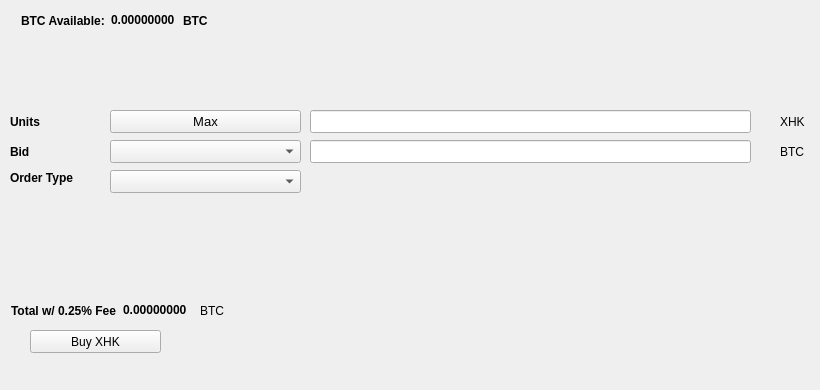
   <widget class="QWidget" name="BuyTab">
    <attribute name="title">
     <string>Buy</string>
    </attribute>
    <widget class="QPushButton" name="BuyXHK">
     <property name="geometry">
      <rect>
       <x>30</x>
       <y>330</y>
       <width>131</width>
       <height>23</height>
      </rect>
     </property>
     <property name="text">
      <string>Buy XHK</string>
     </property>
     <property name="icon">
      <iconset resource="../hostinkey.qrc">
       <normaloff>:/icons/bitcoin</normaloff>:/icons/bitcoin</iconset>
     </property>
    </widget>
    <widget class="QLabel" name="label_3">
     <property name="geometry">
      <rect>
       <x>10</x>
       <y>110</y>
       <width>46</width>
       <height>23</height>
      </rect>
     </property>
     <property name="font">
      <font>
       <weight>75</weight>
       <bold>true</bold>
      </font>
     </property>
     <property name="text">
      <string>Units</string>
     </property>
    </widget>
    <widget class="QLineEdit" name="UnitsInput">
     <property name="geometry">
      <rect>
       <x>310</x>
       <y>110</y>
       <width>441</width>
       <height>23</height>
      </rect>
     </property>
     <property name="font">
      <font>
       <pointsize>9</pointsize>
       <weight>75</weight>
       <bold>true</bold>
      </font>
     </property>
    </widget>
    <widget class="QLineEdit" name="BuyBidPriceEdit">
     <property name="geometry">
      <rect>
       <x>310</x>
       <y>140</y>
       <width>441</width>
       <height>23</height>
      </rect>
     </property>
     <property name="font">
      <font>
       <pointsize>9</pointsize>
       <weight>75</weight>
       <bold>true</bold>
      </font>
     </property>
    </widget>
    <widget class="QLabel" name="label_4">
     <property name="geometry">
      <rect>
       <x>780</x>
       <y>110</y>
       <width>31</width>
       <height>23</height>
      </rect>
     </property>
     <property name="text">
      <string>XHK</string>
     </property>
    </widget>
    <widget class="QLabel" name="label_5">
     <property name="geometry">
      <rect>
       <x>780</x>
       <y>140</y>
       <width>31</width>
       <height>23</height>
      </rect>
     </property>
     <property name="text">
      <string>BTC</string>
     </property>
    </widget>
    <widget class="QLabel" name="label_6">
     <property name="geometry">
      <rect>
       <x>10</x>
       <y>140</y>
       <width>46</width>
       <height>23</height>
      </rect>
     </property>
     <property name="font">
      <font>
       <weight>75</weight>
       <bold>true</bold>
      </font>
     </property>
     <property name="text">
      <string>Bid</string>
     </property>
    </widget>
    <widget class="QLabel" name="label_7">
     <property name="geometry">
      <rect>
       <x>10</x>
       <y>170</y>
       <width>91</width>
       <height>16</height>
      </rect>
     </property>
     <property name="font">
      <font>
       <weight>75</weight>
       <bold>true</bold>
      </font>
     </property>
     <property name="text">
      <string>Order Type</string>
     </property>
    </widget>
    <widget class="QPushButton" name="Buy_Max_Amount">
     <property name="geometry">
      <rect>
       <x>110</x>
       <y>110</y>
       <width>191</width>
       <height>23</height>
      </rect>
     </property>
     <property name="font">
      <font>
       <pointsize>10</pointsize>
      </font>
     </property>
     <property name="text">
      <string>Max</string>
     </property>
    </widget>
    <widget class="QComboBox" name="BuyBidcomboBox">
     <property name="geometry">
      <rect>
       <x>110</x>
       <y>140</y>
       <width>191</width>
       <height>23</height>
      </rect>
     </property>
     <property name="font">
      <font>
       <pointsize>10</pointsize>
      </font>
     </property>
    </widget>
    <widget class="QComboBox" name="buyOrdertypeCombo">
     <property name="geometry">
      <rect>
       <x>110</x>
       <y>170</y>
       <width>191</width>
       <height>23</height>
      </rect>
     </property>
     <property name="font">
      <font>
       <pointsize>10</pointsize>
      </font>
     </property>
    </widget>
    <widget class="QWidget" name="layoutWidget1">
     <property name="geometry">
      <rect>
       <x>21</x>
       <y>11</y>
       <width>227</width>
       <height>19</height>
      </rect>
     </property>
     <layout class="QHBoxLayout" name="horizontalLayout_3">
      <item>
       <widget class="QLabel" name="label232">
        <property name="font">
         <font>
          <weight>75</weight>
          <bold>true</bold>
         </font>
        </property>
        <property name="text">
         <string>BTC Available:</string>
        </property>
       </widget>
      </item>
      <item>
       <widget class="QLabel" name="BtcAvailableLbl">
        <property name="palette">
         <palette>
          <active>
           <colorrole role="WindowText">
            <brush brushstyle="SolidPattern">
             <color alpha="255">
              <red>0</red>
              <green>0</green>
              <blue>0</blue>
             </color>
            </brush>
           </colorrole>
           <colorrole role="Button">
            <brush brushstyle="SolidPattern">
             <color alpha="255">
              <red>0</red>
              <green>170</green>
              <blue>0</blue>
             </color>
            </brush>
           </colorrole>
           <colorrole role="Light">
            <brush brushstyle="SolidPattern">
             <color alpha="255">
              <red>0</red>
              <green>255</green>
              <blue>0</blue>
             </color>
            </brush>
           </colorrole>
           <colorrole role="Midlight">
            <brush brushstyle="SolidPattern">
             <color alpha="255">
              <red>0</red>
              <green>212</green>
              <blue>0</blue>
             </color>
            </brush>
           </colorrole>
           <colorrole role="Dark">
            <brush brushstyle="SolidPattern">
             <color alpha="255">
              <red>0</red>
              <green>85</green>
              <blue>0</blue>
             </color>
            </brush>
           </colorrole>
           <colorrole role="Mid">
            <brush brushstyle="SolidPattern">
             <color alpha="255">
              <red>0</red>
              <green>113</green>
              <blue>0</blue>
             </color>
            </brush>
           </colorrole>
           <colorrole role="Text">
            <brush brushstyle="SolidPattern">
             <color alpha="255">
              <red>0</red>
              <green>170</green>
              <blue>0</blue>
             </color>
            </brush>
           </colorrole>
           <colorrole role="BrightText">
            <brush brushstyle="SolidPattern">
             <color alpha="255">
              <red>255</red>
              <green>255</green>
              <blue>255</blue>
             </color>
            </brush>
           </colorrole>
           <colorrole role="ButtonText">
            <brush brushstyle="SolidPattern">
             <color alpha="255">
              <red>0</red>
              <green>0</green>
              <blue>0</blue>
             </color>
            </brush>
           </colorrole>
           <colorrole role="Base">
            <brush brushstyle="SolidPattern">
             <color alpha="255">
              <red>255</red>
              <green>255</green>
              <blue>255</blue>
             </color>
            </brush>
           </colorrole>
           <colorrole role="Window">
            <brush brushstyle="SolidPattern">
             <color alpha="255">
              <red>0</red>
              <green>170</green>
              <blue>0</blue>
             </color>
            </brush>
           </colorrole>
           <colorrole role="Shadow">
            <brush brushstyle="SolidPattern">
             <color alpha="255">
              <red>0</red>
              <green>0</green>
              <blue>0</blue>
             </color>
            </brush>
           </colorrole>
           <colorrole role="AlternateBase">
            <brush brushstyle="SolidPattern">
             <color alpha="255">
              <red>127</red>
              <green>212</green>
              <blue>127</blue>
             </color>
            </brush>
           </colorrole>
           <colorrole role="ToolTipBase">
            <brush brushstyle="SolidPattern">
             <color alpha="255">
              <red>255</red>
              <green>255</green>
              <blue>220</blue>
             </color>
            </brush>
           </colorrole>
           <colorrole role="ToolTipText">
            <brush brushstyle="SolidPattern">
             <color alpha="255">
              <red>0</red>
              <green>0</green>
              <blue>0</blue>
             </color>
            </brush>
           </colorrole>
          </active>
          <inactive>
           <colorrole role="WindowText">
            <brush brushstyle="SolidPattern">
             <color alpha="255">
              <red>0</red>
              <green>0</green>
              <blue>0</blue>
             </color>
            </brush>
           </colorrole>
           <colorrole role="Button">
            <brush brushstyle="SolidPattern">
             <color alpha="255">
              <red>0</red>
              <green>170</green>
              <blue>0</blue>
             </color>
            </brush>
           </colorrole>
           <colorrole role="Light">
            <brush brushstyle="SolidPattern">
             <color alpha="255">
              <red>0</red>
              <green>255</green>
              <blue>0</blue>
             </color>
            </brush>
           </colorrole>
           <colorrole role="Midlight">
            <brush brushstyle="SolidPattern">
             <color alpha="255">
              <red>0</red>
              <green>212</green>
              <blue>0</blue>
             </color>
            </brush>
           </colorrole>
           <colorrole role="Dark">
            <brush brushstyle="SolidPattern">
             <color alpha="255">
              <red>0</red>
              <green>85</green>
              <blue>0</blue>
             </color>
            </brush>
           </colorrole>
           <colorrole role="Mid">
            <brush brushstyle="SolidPattern">
             <color alpha="255">
              <red>0</red>
              <green>113</green>
              <blue>0</blue>
             </color>
            </brush>
           </colorrole>
           <colorrole role="Text">
            <brush brushstyle="SolidPattern">
             <color alpha="255">
              <red>0</red>
              <green>170</green>
              <blue>0</blue>
             </color>
            </brush>
           </colorrole>
           <colorrole role="BrightText">
            <brush brushstyle="SolidPattern">
             <color alpha="255">
              <red>255</red>
              <green>255</green>
              <blue>255</blue>
             </color>
            </brush>
           </colorrole>
           <colorrole role="ButtonText">
            <brush brushstyle="SolidPattern">
             <color alpha="255">
              <red>0</red>
              <green>0</green>
              <blue>0</blue>
             </color>
            </brush>
           </colorrole>
           <colorrole role="Base">
            <brush brushstyle="SolidPattern">
             <color alpha="255">
              <red>255</red>
              <green>255</green>
              <blue>255</blue>
             </color>
            </brush>
           </colorrole>
           <colorrole role="Window">
            <brush brushstyle="SolidPattern">
             <color alpha="255">
              <red>0</red>
              <green>170</green>
              <blue>0</blue>
             </color>
            </brush>
           </colorrole>
           <colorrole role="Shadow">
            <brush brushstyle="SolidPattern">
             <color alpha="255">
              <red>0</red>
              <green>0</green>
              <blue>0</blue>
             </color>
            </brush>
           </colorrole>
           <colorrole role="AlternateBase">
            <brush brushstyle="SolidPattern">
             <color alpha="255">
              <red>127</red>
              <green>212</green>
              <blue>127</blue>
             </color>
            </brush>
           </colorrole>
           <colorrole role="ToolTipBase">
            <brush brushstyle="SolidPattern">
             <color alpha="255">
              <red>255</red>
              <green>255</green>
              <blue>220</blue>
             </color>
            </brush>
           </colorrole>
           <colorrole role="ToolTipText">
            <brush brushstyle="SolidPattern">
             <color alpha="255">
              <red>0</red>
              <green>0</green>
              <blue>0</blue>
             </color>
            </brush>
           </colorrole>
          </inactive>
          <disabled>
           <colorrole role="WindowText">
            <brush brushstyle="SolidPattern">
             <color alpha="255">
              <red>0</red>
              <green>85</green>
              <blue>0</blue>
             </color>
            </brush>
           </colorrole>
           <colorrole role="Button">
            <brush brushstyle="SolidPattern">
             <color alpha="255">
              <red>0</red>
              <green>170</green>
              <blue>0</blue>
             </color>
            </brush>
           </colorrole>
           <colorrole role="Light">
            <brush brushstyle="SolidPattern">
             <color alpha="255">
              <red>0</red>
              <green>255</green>
              <blue>0</blue>
             </color>
            </brush>
           </colorrole>
           <colorrole role="Midlight">
            <brush brushstyle="SolidPattern">
             <color alpha="255">
              <red>0</red>
              <green>212</green>
              <blue>0</blue>
             </color>
            </brush>
           </colorrole>
           <colorrole role="Dark">
            <brush brushstyle="SolidPattern">
             <color alpha="255">
              <red>0</red>
              <green>85</green>
              <blue>0</blue>
             </color>
            </brush>
           </colorrole>
           <colorrole role="Mid">
            <brush brushstyle="SolidPattern">
             <color alpha="255">
              <red>0</red>
              <green>113</green>
              <blue>0</blue>
             </color>
            </brush>
           </colorrole>
           <colorrole role="Text">
            <brush brushstyle="SolidPattern">
             <color alpha="255">
              <red>0</red>
              <green>85</green>
              <blue>0</blue>
             </color>
            </brush>
           </colorrole>
           <colorrole role="BrightText">
            <brush brushstyle="SolidPattern">
             <color alpha="255">
              <red>255</red>
              <green>255</green>
              <blue>255</blue>
             </color>
            </brush>
           </colorrole>
           <colorrole role="ButtonText">
            <brush brushstyle="SolidPattern">
             <color alpha="255">
              <red>0</red>
              <green>85</green>
              <blue>0</blue>
             </color>
            </brush>
           </colorrole>
           <colorrole role="Base">
            <brush brushstyle="SolidPattern">
             <color alpha="255">
              <red>0</red>
              <green>170</green>
              <blue>0</blue>
             </color>
            </brush>
           </colorrole>
           <colorrole role="Window">
            <brush brushstyle="SolidPattern">
             <color alpha="255">
              <red>0</red>
              <green>170</green>
              <blue>0</blue>
             </color>
            </brush>
           </colorrole>
           <colorrole role="Shadow">
            <brush brushstyle="SolidPattern">
             <color alpha="255">
              <red>0</red>
              <green>0</green>
              <blue>0</blue>
             </color>
            </brush>
           </colorrole>
           <colorrole role="AlternateBase">
            <brush brushstyle="SolidPattern">
             <color alpha="255">
              <red>0</red>
              <green>170</green>
              <blue>0</blue>
             </color>
            </brush>
           </colorrole>
           <colorrole role="ToolTipBase">
            <brush brushstyle="SolidPattern">
             <color alpha="255">
              <red>255</red>
              <green>255</green>
              <blue>220</blue>
             </color>
            </brush>
           </colorrole>
           <colorrole role="ToolTipText">
            <brush brushstyle="SolidPattern">
             <color alpha="255">
              <red>0</red>
              <green>0</green>
              <blue>0</blue>
             </color>
            </brush>
           </colorrole>
          </disabled>
         </palette>
        </property>
        <property name="font">
         <font>
          <weight>75</weight>
          <bold>true</bold>
         </font>
        </property>
        <property name="text">
         <string>0.00000000</string>
        </property>
        <property name="textInteractionFlags">
         <set>Qt::LinksAccessibleByMouse|Qt::TextSelectableByKeyboard|Qt::TextSelectableByMouse</set>
        </property>
       </widget>
      </item>
      <item>
       <widget class="QLabel" name="BtcAvailableLbl_2">
        <property name="font">
         <font>
          <weight>75</weight>
          <bold>true</bold>
         </font>
        </property>
        <property name="text">
         <string>BTC</string>
        </property>
       </widget>
      </item>
     </layout>
    </widget>
    <widget class="QWidget" name="layoutWidge2">
     <property name="geometry">
      <rect>
       <x>11</x>
       <y>301</y>
       <width>259</width>
       <height>19</height>
      </rect>
     </property>
     <layout class="QHBoxLayout" name="horizontalLayout_4">
      <item>
       <widget class="QLabel" name="label_9">
        <property name="font">
         <font>
          <weight>75</weight>
          <bold>true</bold>
         </font>
        </property>
        <property name="text">
         <string>Total w/ 0.25% Fee</string>
        </property>
       </widget>
      </item>
      <item>
       <widget class="QLabel" name="BuyCostLabel">
        <property name="palette">
         <palette>
          <active>
           <colorrole role="WindowText">
            <brush brushstyle="SolidPattern">
             <color alpha="255">
              <red>0</red>
              <green>0</green>
              <blue>0</blue>
             </color>
            </brush>
           </colorrole>
           <colorrole role="Button">
            <brush brushstyle="SolidPattern">
             <color alpha="255">
              <red>0</red>
              <green>170</green>
              <blue>0</blue>
             </color>
            </brush>
           </colorrole>
           <colorrole role="Light">
            <brush brushstyle="SolidPattern">
             <color alpha="255">
              <red>0</red>
              <green>255</green>
              <blue>0</blue>
             </color>
            </brush>
           </colorrole>
           <colorrole role="Midlight">
            <brush brushstyle="SolidPattern">
             <color alpha="255">
              <red>0</red>
              <green>212</green>
              <blue>0</blue>
             </color>
            </brush>
           </colorrole>
           <colorrole role="Dark">
            <brush brushstyle="SolidPattern">
             <color alpha="255">
              <red>0</red>
              <green>85</green>
              <blue>0</blue>
             </color>
            </brush>
           </colorrole>
           <colorrole role="Mid">
            <brush brushstyle="SolidPattern">
             <color alpha="255">
              <red>0</red>
              <green>113</green>
              <blue>0</blue>
             </color>
            </brush>
           </colorrole>
           <colorrole role="Text">
            <brush brushstyle="SolidPattern">
             <color alpha="255">
              <red>0</red>
              <green>170</green>
              <blue>0</blue>
             </color>
            </brush>
           </colorrole>
           <colorrole role="BrightText">
            <brush brushstyle="SolidPattern">
             <color alpha="255">
              <red>255</red>
              <green>255</green>
              <blue>255</blue>
             </color>
            </brush>
           </colorrole>
           <colorrole role="ButtonText">
            <brush brushstyle="SolidPattern">
             <color alpha="255">
              <red>0</red>
              <green>0</green>
              <blue>0</blue>
             </color>
            </brush>
           </colorrole>
           <colorrole role="Base">
            <brush brushstyle="SolidPattern">
             <color alpha="255">
              <red>255</red>
              <green>255</green>
              <blue>255</blue>
             </color>
            </brush>
           </colorrole>
           <colorrole role="Window">
            <brush brushstyle="SolidPattern">
             <color alpha="255">
              <red>0</red>
              <green>170</green>
              <blue>0</blue>
             </color>
            </brush>
           </colorrole>
           <colorrole role="Shadow">
            <brush brushstyle="SolidPattern">
             <color alpha="255">
              <red>0</red>
              <green>0</green>
              <blue>0</blue>
             </color>
            </brush>
           </colorrole>
           <colorrole role="AlternateBase">
            <brush brushstyle="SolidPattern">
             <color alpha="255">
              <red>127</red>
              <green>212</green>
              <blue>127</blue>
             </color>
            </brush>
           </colorrole>
           <colorrole role="ToolTipBase">
            <brush brushstyle="SolidPattern">
             <color alpha="255">
              <red>255</red>
              <green>255</green>
              <blue>220</blue>
             </color>
            </brush>
           </colorrole>
           <colorrole role="ToolTipText">
            <brush brushstyle="SolidPattern">
             <color alpha="255">
              <red>0</red>
              <green>0</green>
              <blue>0</blue>
             </color>
            </brush>
           </colorrole>
          </active>
          <inactive>
           <colorrole role="WindowText">
            <brush brushstyle="SolidPattern">
             <color alpha="255">
              <red>0</red>
              <green>0</green>
              <blue>0</blue>
             </color>
            </brush>
           </colorrole>
           <colorrole role="Button">
            <brush brushstyle="SolidPattern">
             <color alpha="255">
              <red>0</red>
              <green>170</green>
              <blue>0</blue>
             </color>
            </brush>
           </colorrole>
           <colorrole role="Light">
            <brush brushstyle="SolidPattern">
             <color alpha="255">
              <red>0</red>
              <green>255</green>
              <blue>0</blue>
             </color>
            </brush>
           </colorrole>
           <colorrole role="Midlight">
            <brush brushstyle="SolidPattern">
             <color alpha="255">
              <red>0</red>
              <green>212</green>
              <blue>0</blue>
             </color>
            </brush>
           </colorrole>
           <colorrole role="Dark">
            <brush brushstyle="SolidPattern">
             <color alpha="255">
              <red>0</red>
              <green>85</green>
              <blue>0</blue>
             </color>
            </brush>
           </colorrole>
           <colorrole role="Mid">
            <brush brushstyle="SolidPattern">
             <color alpha="255">
              <red>0</red>
              <green>113</green>
              <blue>0</blue>
             </color>
            </brush>
           </colorrole>
           <colorrole role="Text">
            <brush brushstyle="SolidPattern">
             <color alpha="255">
              <red>0</red>
              <green>170</green>
              <blue>0</blue>
             </color>
            </brush>
           </colorrole>
           <colorrole role="BrightText">
            <brush brushstyle="SolidPattern">
             <color alpha="255">
              <red>255</red>
              <green>255</green>
              <blue>255</blue>
             </color>
            </brush>
           </colorrole>
           <colorrole role="ButtonText">
            <brush brushstyle="SolidPattern">
             <color alpha="255">
              <red>0</red>
              <green>0</green>
              <blue>0</blue>
             </color>
            </brush>
           </colorrole>
           <colorrole role="Base">
            <brush brushstyle="SolidPattern">
             <color alpha="255">
              <red>255</red>
              <green>255</green>
              <blue>255</blue>
             </color>
            </brush>
           </colorrole>
           <colorrole role="Window">
            <brush brushstyle="SolidPattern">
             <color alpha="255">
              <red>0</red>
              <green>170</green>
              <blue>0</blue>
             </color>
            </brush>
           </colorrole>
           <colorrole role="Shadow">
            <brush brushstyle="SolidPattern">
             <color alpha="255">
              <red>0</red>
              <green>0</green>
              <blue>0</blue>
             </color>
            </brush>
           </colorrole>
           <colorrole role="AlternateBase">
            <brush brushstyle="SolidPattern">
             <color alpha="255">
              <red>127</red>
              <green>212</green>
              <blue>127</blue>
             </color>
            </brush>
           </colorrole>
           <colorrole role="ToolTipBase">
            <brush brushstyle="SolidPattern">
             <color alpha="255">
              <red>255</red>
              <green>255</green>
              <blue>220</blue>
             </color>
            </brush>
           </colorrole>
           <colorrole role="ToolTipText">
            <brush brushstyle="SolidPattern">
             <color alpha="255">
              <red>0</red>
              <green>0</green>
              <blue>0</blue>
             </color>
            </brush>
           </colorrole>
          </inactive>
          <disabled>
           <colorrole role="WindowText">
            <brush brushstyle="SolidPattern">
             <color alpha="255">
              <red>0</red>
              <green>85</green>
              <blue>0</blue>
             </color>
            </brush>
           </colorrole>
           <colorrole role="Button">
            <brush brushstyle="SolidPattern">
             <color alpha="255">
              <red>0</red>
              <green>170</green>
              <blue>0</blue>
             </color>
            </brush>
           </colorrole>
           <colorrole role="Light">
            <brush brushstyle="SolidPattern">
             <color alpha="255">
              <red>0</red>
              <green>255</green>
              <blue>0</blue>
             </color>
            </brush>
           </colorrole>
           <colorrole role="Midlight">
            <brush brushstyle="SolidPattern">
             <color alpha="255">
              <red>0</red>
              <green>212</green>
              <blue>0</blue>
             </color>
            </brush>
           </colorrole>
           <colorrole role="Dark">
            <brush brushstyle="SolidPattern">
             <color alpha="255">
              <red>0</red>
              <green>85</green>
              <blue>0</blue>
             </color>
            </brush>
           </colorrole>
           <colorrole role="Mid">
            <brush brushstyle="SolidPattern">
             <color alpha="255">
              <red>0</red>
              <green>113</green>
              <blue>0</blue>
             </color>
            </brush>
           </colorrole>
           <colorrole role="Text">
            <brush brushstyle="SolidPattern">
             <color alpha="255">
              <red>0</red>
              <green>85</green>
              <blue>0</blue>
             </color>
            </brush>
           </colorrole>
           <colorrole role="BrightText">
            <brush brushstyle="SolidPattern">
             <color alpha="255">
              <red>255</red>
              <green>255</green>
              <blue>255</blue>
             </color>
            </brush>
           </colorrole>
           <colorrole role="ButtonText">
            <brush brushstyle="SolidPattern">
             <color alpha="255">
              <red>0</red>
              <green>85</green>
              <blue>0</blue>
             </color>
            </brush>
           </colorrole>
           <colorrole role="Base">
            <brush brushstyle="SolidPattern">
             <color alpha="255">
              <red>0</red>
              <green>170</green>
              <blue>0</blue>
             </color>
            </brush>
           </colorrole>
           <colorrole role="Window">
            <brush brushstyle="SolidPattern">
             <color alpha="255">
              <red>0</red>
              <green>170</green>
              <blue>0</blue>
             </color>
            </brush>
           </colorrole>
           <colorrole role="Shadow">
            <brush brushstyle="SolidPattern">
             <color alpha="255">
              <red>0</red>
              <green>0</green>
              <blue>0</blue>
             </color>
            </brush>
           </colorrole>
           <colorrole role="AlternateBase">
            <brush brushstyle="SolidPattern">
             <color alpha="255">
              <red>0</red>
              <green>170</green>
              <blue>0</blue>
             </color>
            </brush>
           </colorrole>
           <colorrole role="ToolTipBase">
            <brush brushstyle="SolidPattern">
             <color alpha="255">
              <red>255</red>
              <green>255</green>
              <blue>220</blue>
             </color>
            </brush>
           </colorrole>
           <colorrole role="ToolTipText">
            <brush brushstyle="SolidPattern">
             <color alpha="255">
              <red>0</red>
              <green>0</green>
              <blue>0</blue>
             </color>
            </brush>
           </colorrole>
          </disabled>
         </palette>
        </property>
        <property name="font">
         <font>
          <weight>75</weight>
          <bold>true</bold>
         </font>
        </property>
        <property name="autoFillBackground">
         <bool>false</bool>
        </property>
        <property name="text">
         <string>0.00000000</string>
        </property>
        <property name="textInteractionFlags">
         <set>Qt::LinksAccessibleByMouse|Qt::TextSelectableByMouse</set>
        </property>
       </widget>
      </item>
      <item>
       <widget class="QLabel" name="label_10">
        <property name="font">
         <font>
          <weight>50</weight>
          <bold>false</bold>
         </font>
        </property>
        <property name="text">
         <string>BTC</string>
        </property>
       </widget>
      </item>
     </layout>
    </widget>
    <widget class="QLabel" name="label_24">
     <property name="geometry">
      <rect>
       <x>460</x>
       <y>300</y>
       <width>281</width>
       <height>81</height>
      </rect>
     </property>
     <property name="text">
      <string/>
     </property>
     <property name="pixmap">
      <pixmap>:/images/bittrex</pixmap>
     </property>
    </widget>
   </widget>
